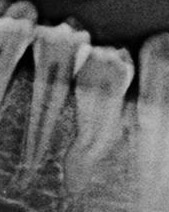
%> input picture overlapping_rekap/16_L_05.jpg, 169 x 212 px
$ octave regionprops_meanshift.m   (GNU Octave 9; MATLAB toolbox functions it lacks are replaced by stand-ins)
%> lines starting %> are read from the running program, lines starting %| are printed output that depends on the picture; in (x1, y1, x2, y2) boxes, pixels count from 0 and x2, y2 are one past the last pixel; in counts of white or black regions, pixels touching at a corner belong together; the program's own positions count from 1
### mCoordinate.m
function [M R] = mCoordinate(I)
% I = imread('D:\MAGISTER INFORMATIKA\Computer Vision\BISMILLAH PROJECT AKHIR VISKOM\Coding\overlapping_rekap\16_L_10.jpg');
if size(I,3)==3
    I = rgb2gray(I);
end
% I = adapthisteq(I);
x = imhist(I); % buat histogram
% [4 lines of commented-out code are left out]
[m n] = size(x); %ambil nilai size maksimum imhist yaitu 255
% no_z = find(x); %mengambil bin yang non-zero value

%partisi histrogram menjadi 4
p1 = x(1:64,:);
p2 = x(65:128,:);
p3 = x(129:192,:);
p4 = x(193:255,:);
p34 = x(129:255,:);
% [pixelCounts grayLevels] = imhist(I);
T = graythresh(uint8(p3));
Th = otsu_func(x);
% [9 lines of commented-out code are left out]
Ie = adapthisteq(I);  %adapthisteq sebelum masuk segmentasi
It = im2bw(Ie,Th);
R = morphProcess(It,'square',6);

% BW = imbinarize(I,Th);
figure;
imshow(R)
pp = regionprops(R,'Area','Centroid');
amt = size(pp,1);
M = zeros(amt,2);

for i=1 : size(pp,1)
    M(i,:)= round(pp(i).Centroid);
end
end
% i need coordinates

### otsu_func.m
%% ISP Lab 9 Otsu Thresholding
% AliArshad Kothawala
% 7/04/15
function [threshold] = otsu_func(n)
if nargin < 2
% n=imhist(I); % Compute the histogram
N=sum(n); % sum the values of all the histogram values
max=0; %initialize maximum to zero
%%================================================================================================
for i=192:256
    P(i)=n(i)/N; %Computing the probability of each intensity level
end
%%================================================================================================
for T=192:255      % step through all thresholds from 2 to 255
    w0=sum(P(192:T)); % Probability of class 1 (separated by threshold)
    w1=sum(P(T+1:256)); %probability of class2 (separated by threshold)
    u0=dot([191:T-1],P(192:T))/w0; % class mean u0
    u1=dot([T:255],P(T+1:256))/w1; % class mean u1
    sigma=w0*w1*((u1-u0)^2); % compute sigma i.e variance(between class)
    if sigma>max % compare sigma with maximum
        max=sigma; % update the value of max i.e max=sigma
        threshold=T-1; % desired threshold corresponds to maximum variance of between class
    end

end
threshold = threshold/255;
%%====================================================================================================
% bw=im2bw(I,threshold/255); % Convert to Binary Image
% figure(3),imshow(bw); % Display the Binary Image
%%====================================================================================================
end

### morphProcess.m
function R=morphProcess(Ig,strelShape,strelSize)
%Morphologi terdiri dari Eroding, Dilation dengan strelShape dan strelSize
%Input Gambar (Ig) merupakan Binary
%Output R merupakan hasil Morphologi
[baris kolom] = size(Ig);
SE = strel(strelShape, strelSize);
Ier=imerode(Ig,SE);
Idil=imdilate(Ier,SE);
R=Ig*0;
% [9 lines of commented-out code are left out]
R = Idil;
end

### edison_matlab_interface/msseg.m
% Performing mean_shift image segmentation using EDISON code implementation
% of Comaniciu's paper with a MEX wrapper from Shai Bagon. links at bottom
% of help
%
% Usage:
%   [S L] = msseg(I,hs,hr,M)
%
% Inputs:
%   I  - original image in RGB or grayscale
%   hs - spatial bandwith for mean shift analysis
%   hr - range bandwidth for mean shift analysis
%   M  - minimum size of final output regions
%
% Outputs:
%   S  - segmented image
%   L  - resulting label map
%
% Links:
% Comaniciu's Paper
%  http://www.caip.rutgers.edu/riul/research/papers/abstract/mnshft.html
% EDISON code
%  http://www.caip.rutgers.edu/riul/research/code/EDISON/index.html
% Shai's mex wrapper code
%  http://www.wisdom.weizmann.ac.il/~bagon/matlab.html
%
% Author:
%  This file and re-wrapping by Shawn Lankton (www.shawnlankton.com)
%  Nov. 2007
%------------------------------------------------------------------------

function [S L] = msseg(I,hs,hr,M)
  gray = 0;
  if(size(I,3)==1)
    gray = 1;
    I = repmat(I,[1 1 3]);
  end

  if(nargin < 4)
    hs = 10; hr = 7; M = 30;
  end

  [fimg labels modes regsize grad conf] = edison_wrapper(I,@RGB2Luv,...
      'SpatialBandWidth',hs,'RangeBandWidth',hr,...
      'MinimumRegionArea',M,'speedup',2);

  S = Luv2RGB(fimg);
  L = labels;

  if(gray == 1)
    S = rgb2gray(S);
  end

### edison_matlab_interface/edison_wrapper.m
function [varargout] = edison_wrapper(rgbim, featurefun, varargin)
%
% Performing mean_shift operation on image
%
% Usage:
%   [fimage labels modes regSize grad conf] = edison_wrapper(rgbim, featurefunc, ...)
%
% Inputs:
%   rgbim - original image in RGB space
%   featurefunc - converting RGB to some feature space in which to perform
%                 the segmentation, like @RGB2Lab etc.
%
% Allowed parameters:
%   'steps'       - What steps the algorithm should perform:
%                   1 - only mean shift filtering
%                   2 - filtering and region fusion [default]
%   'synergistic' - perform synergistic segmentation [true]|false
%   'SpatialBandWidth' - segmentation spatial radius (integer) [7]
%   'RangeBandWidth'   - segmentation feature space radius (float) [6.5]
%   'MinimumRegionArea'- minimum segment area (integer) [20]
%   'SpeedUp'          - algorithm speed up {1,2,3} [2]
%   'GradientWindowRadius' - synergistic parameters (integer) [2]
%   'MixtureParameter' - synergistic parameter (float 0,1) [.3]
%   'EdgeStrengthThreshold'- synergistic parameter (float 0,1) [.3]
%
% Outputs:
%   fimage  - the result in feature space
%   labels  - labels of regions [if steps==2]
%   modes   - list of all modes [if steps==2]
%   regSize - size, in pixels, of each region [if steps==2]
%   grad    - gradient map      [if steps==2 and synergistic]
%   conf    - confidence map    [if steps==2 and synergistic]
%


% rgbim must be of type uint8
if ~isa(rgbim,'uint8'),
    if max(rgbim(:)) <= 1,
        rgbim = im2uint8(rgbim);
    else
        rgbim = uint8(rgbim);
    end
end
imsiz = size(rgbim);

fim = im2single(rgbim);
fim = single(featurefun(fim));

rgbim = permute(rgbim,[3 2 1]);
fim = permute(fim, [3 2 1]);

p = parse_inputs(varargin);

labels = [];
modes =[];
regSize = [];
grad = [];
conf = [];

if p.steps == 1
    [fimage] = edison_wrapper_mex(fim, rgbim, p);
else
    if p.synergistic
        [fimage labels modes regSize grad conf]  = edison_wrapper_mex(fim, rgbim, p);
    else
        [fimage labels modes regSize]  = edison_wrapper_mex(fim, rgbim, p);
    end
    grad = reshape(grad,imsiz([2 1]))';
    conf = reshape(conf',imsiz([2 1]))';
end
fimage = permute(fimage, [3 2 1]);

if nargout >= 1, varargout{1} = fimage; end;
if nargout >= 2, varargout{2} = labels'; end;
if nargout >= 3, varargout{3} = modes; end;
if nargout >= 4, varargout{4} = regSize; end;
if nargout >= 5, varargout{5} = grad; end;
if nargout >= 6, varargout{6} = conf; end;


%--------------------------------------------------------%
function [p] = parse_inputs(args)
% Allowed parameters
%   'steps'       - What steps the algorithm should perform:
%                   1 - only mean shift filtering
%                   2 - filtering and region fusion [defualt]
%   'synergistic' - perform synergistic segmentation [true]|false
%   'SpatialBandWidth' - segmentation spatial radius (integer) [7]
%   'RangeBandWidth'   - segmentation feature space radius (float) [6.5]
%   'MinimumRegionArea'- minimum segment area (integer) [20]
%   'SpeedUp'          - algorithm speed up {0,1,2} [1]
%   'GradientWindowRadius' - synergistic parameters (integer) [2]
%   'MixtureParameter' - synergistic parameter (float 0,1) [.3]
%   'EdgeStrengthThreshold'- synergistic parameter (float 0,1) [.3]


% convert ars to parameters - then init all the rest according to defualts
try
    p = struct(args{:});
catch
    error('edison_wrapper:parse_inputs','Cannot parse arguments');
end

% % modes of operation
% -. edge detection -- currently unsupported
% 1. Filtering
% 2. Fusing regions
% 3. Segmentation
if ~isfield(p,'steps')
    p.steps = 2;
end
if p.steps ~= 1 && p.steps ~=2
    error('edison_wrapper:parse_inputs','steps must be either 1 or 2');
end

% % parameters
% Flags
% 1. synergistic
if ~isfield(p,'synergistic')
    p.synergistic = true;
end
p.synergistic = logical(p.synergistic);

% Mean Shift Segmentation parameters
% SpatialBandWidth [integer]
if ~isfield(p,'SpatialBandWidth')
    p.SpatialBandWidth = 7;
end
if p.SpatialBandWidth < 0 || p.SpatialBandWidth ~= round(p.SpatialBandWidth)
    error('edison_wrapper:parse_inputs','SpatialBandWidth must be a positive integer');
end
% RangeBandWidth [float]
if ~isfield(p,'RangeBandWidth')
    p.RangeBandWidth = 6.5;
end
if p.RangeBandWidth < 0
    error('edison_wrapper:parse_inputs','RangeBandWidth must be positive');
end
% MinimumRegionArea [integer]
if ~isfield(p,'MinimumRegionArea')
    p.MinimumRegionArea = 20;
end
if p.MinimumRegionArea < 0 || p.MinimumRegionArea ~= round(p.MinimumRegionArea)
    error('edison_wrapper:parse_inputs','MinimumRegionArea must be a positive integer');
end
% SpeedUp
if ~isfield(p,'SpeedUp')
    p.SpeedUp = 2;
end
if p.SpeedUp ~=1 && p.SpeedUp ~= 2 && p.SpeedUp ~= 3
    error('edison_wrapper:parse_inputs','SpeedUp must be either 1, 2 or 3');
end
% Synergistic Segmentation parameters
% GradientWindowRadius [integer]
if ~isfield(p,'GradientWindowRadius')
    p.GradientWindowRadius = 2;
end
if p.GradientWindowRadius < 0 || p.GradientWindowRadius ~= round(p.GradientWindowRadius)
    error('edison_wrapper:parse_inputs','GradientWindowRadius must be a positive integer');
end
% MixtureParameter [float (0,1)]
if ~isfield(p,'MixtureParameter')
    p.MixtureParameter = .3;
end
if p.MixtureParameter < 0 || p.MixtureParameter > 1
    error('edison_wrapper:parse_inputs','MixtureParameter must be between zero and one');
end
% EdgeStrengthThreshold [float (0,1)]
if ~isfield(p,'EdgeStrengthThreshold')
    p.EdgeStrengthThreshold = .3;
end
if p.EdgeStrengthThreshold < 0 || p.EdgeStrengthThreshold > 1
    error('edison_wrapper:parse_inputs','MixtureParameter must be between zero and one');
end

% % Currently unsupported
% Edge Detection Parameters
% GradientWindowRadius [integer]
% MinimumLength [integer]
% NmxRank [float (0,1)]
% NmxConf [float (0,1)]
% NmxType
% HysterisisHighRank [float (0,1)]
% HysterisisHighConf [float (0,1)]
% HysterisisHighType
% HysterisisLowRank [float (0,1)]
% HysterisisLowConf [float (0,1)]
% HysterisisLowType

% %

### edison_matlab_interface/RGB2Luv.m
function luvim = RGB2Luv(im)

if size(im,3) ~= 3
    error('im must have three color channels');
end
if ~isa(im,'float')
    im = im2single(im);
end
if (max(im(:)) > 1)
    im = im./255;
end

XYZ = [.4125 .3576 .1804; .2125 .7154 .0721; .0193 .1192 .9502];
Yn = 1.0;
Lt = .008856;
Up = 0.19784977571475;
Vp = 0.46834507665248;
imsiz = size(im);
im = permute(im,[3 1 2]);
im = reshape(im,[3 prod(imsiz(1:2))]);
xyz = reshape((XYZ*im)',imsiz);
x = xyz(:,:,1);
y = xyz(:,:,2);
z = xyz(:,:,3);

l0 = y./Yn;
l = l0;
l(l0>Lt) = 116.*(l0(l0>Lt).^(1/3)) - 16;
l(l0<=Lt) = 903.3*l0(l0<=Lt);
c = x + 15*y + 3 * z;
u = 4*ones(imsiz(1:2),class(im));
v = (9/15)*ones(imsiz(1:2),class(im));
u(c~=0) = 4*x(c~=0)./c(c~=0);
v(c~=0) = 9*y(c~=0)./c(c~=0);

u = 13*l.*(u-Up);
v = 13*l.*(v-Vp);

luvim = cat(3,l,u,v);

### regionprops_meanshift.m
clc;
clear all;
close all;
% I = imread('D:\Kuliah\Semester II\Visi Komputer\Program FP VISKOM\overlapping_rekap\16_L_05.JPG');
% I = imread('D:\Kuliah\Semester II\Visi Komputer\Program FP VISKOM\non-overlapping_rekap\16_L_07.JPG');
[filename path]=uigetfile({'*.jpg';'*.bmp';'*.jpeg'},'Select the Image:');
%> the answer given: overlapping_rekap/16_L_05.jpg
I=imread([path filename]);
%> I is the input picture: size 212x169 uint8; min 0, max 196, mean 98
if size(I,3)==3
    I = rgb2gray(I);
end
% I = adapthisteq(I,'NumTiles',[8 8],'clipLimit',0.01);
[mark R] = mCoordinate(I);
%> in mCoordinate, `x = imhist(I);`: x = 256 values, max 372 at index 121, min 0 at index 193, mean 140
%> in mCoordinate, `p1 = x(1:64,:);`: p1 = 64 values, max 252 at index 48, min 73 at index 14, mean 151
%> in mCoordinate, `p2 = x(65:128,:);`: p2 = 64 values, max 372 at index 57, min 155 at index 25, mean 238.4
%> in mCoordinate, `p3 = x(129:192,:);`: p3 = 64 values, max 328 at index 3, min 3 at index 63, mean 170.3
%> in mCoordinate, `p4 = x(193:255,:);`: p4 = 63 values, max 4 at index 2, min 0 at index 1, mean 0.127
%> in mCoordinate, `p34 = x(129:255,:);`: p34 = 127 values, max 328 at index 3, min 0 at index 65, mean 85.88
%> in mCoordinate, `T = graythresh(uint8(p3));`: T = 0.531
%> in otsu_func, `N=sum(n);`: N = 35828
%> after the loop in otsu_func, `for i=192:256`: P = 256 values, max 0.000112 at index 194, min 0 at index 1, mean 1.2e-06
%> the loop in otsu_func, `for T=192:255` made 64 passes
%> (w0, w1, u0, u1, max) on passes 1, 3: (8.37e-05, 0.000223, 191, 194, 1.68e-07), (0.000195, 0.000112, 192.1, 195, 1.78e-07)
%> (w0, w1, u0, u1, sigma) on passes 2, 4, 5, 6, 7, 8: (8.37e-05, 0.000223, 191, 194, 1.68e-07), (0.000223, 8.37e-05, 192.4, 195.3, 1.64e-07), (0.000279, 2.79e-05, 192.9, 196, 7.49e-08), (0.000307, 0, 193.2, NaN, NaN), (0.000307, 0, 193.2, NaN, NaN), (0.000307, 0, 193.2, NaN, NaN)
%> after the loop in otsu_func, `for T=192:255`: threshold = 193
%> in otsu_func, `threshold = threshold/255;`: threshold = 0.757
%> in mCoordinate, `Ie = adapthisteq(I);`:
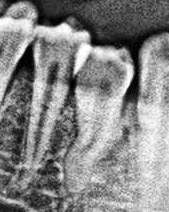
%> Ie: size 212x169 uint8; min 0, max 255, mean 134.6
%> in mCoordinate, `It = im2bw(Ie,Th);`:
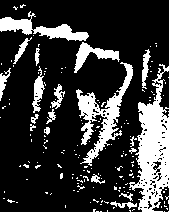
%> It: size 212x169 logical; 21.7% white; 171 white regions (152 under 20 px), largest, box (x1, y1, x2, y2) and area: (129, 64, 169, 212) 2888, (76, 62, 133, 166) 1650, (0, 11, 89, 41) 946
%> in morphProcess, `Ier=imerode(Ig,SE);`:
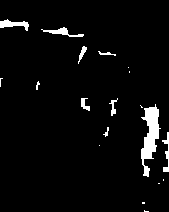
%> Ier: size 212x169 logical; 4% white; 19 white regions (10 under 20 px), largest, box (x1, y1, x2, y2) and area: (141, 104, 161, 177) 715, (0, 19, 29, 31) 166, (41, 27, 84, 37) 148
%> in morphProcess, `Idil=imdilate(Ier,SE);`:
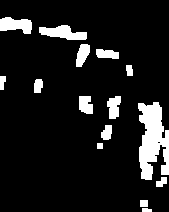
%> Idil: size 212x169 logical; 10.8% white; 15 white regions, largest, box (x1, y1, x2, y2) and area: (138, 102, 169, 180) 1618, (39, 25, 87, 40) 448, (0, 17, 32, 34) 387
%> in morphProcess, `R=Ig*0;`: R: size 212x169 double; every value is 0
%> in mCoordinate, `pp = regionprops(R,'Area','Centroid');`: pp = 15 regions; largest, Area and Centroid: 1618 [153.4 140.7], 448 [63.7 33.6], 387 [16.5 25.5], 235 [114.6 107.6], 220 [83.1 55.2]
%> in mCoordinate, `amt = size(pp,1);`: amt = 15
%> the loop in mCoordinate, `for i=1 : size(pp,1)` made 15 passes
%> after the loop in mCoordinate, `for i=1 : size(pp,1)`: M = 15 rows, first 12: [17 26; 3 83; 39 86; 64 34; 83 55; 86 105; 108 55; 101 147; 108 133; 115 108; 130 71; 153 141]
%> mark has the same summary as M in mCoordinate
imshow(R);
% I = histeq(I);
addpath('edison_matlab_interface/');
% figure, imshow(I);

hs = 9;
hr = 13;
M = 11;
[S,L] = msseg(I,hs,hr,M);
%> in edison_wrapper, `fim = single(featurefun(fim));`:
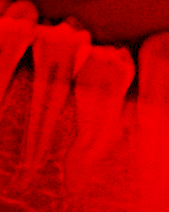
%> fim: size 212x169x3 single; mean R, G, B 65.2, 0, 0; drawn with min black and max white
%> in parse_inputs, `p = struct(args{:});`: p = {SpatialBandWidth 9, RangeBandWidth 13, MinimumRegionArea 11, speedup 2}
%> in parse_inputs, `p.synergistic = logical(p.synergistic);`: p.synergistic = true
%> in edison_wrapper, `p = parse_inputs(varargin);`: p = {SpatialBandWidth 9, RangeBandWidth 13, MinimumRegionArea 11, speedup 2, steps 2, synergistic true}
%> the run ends on the next line

$ run again, with overlapping_rekap/16_L_10.jpg copied over overlapping_rekap/16_L_05.jpg
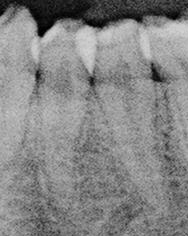
%> input picture overlapping_rekap/16_L_10.jpg, 188 x 236 px
%> I is the input picture: size 236x188 uint8; min 0, max 212, mean 134.2
%> x = 256 values, max 673 at index 154, min 0 at index 214, mean 173.3
%> p1 = 64 values, max 88 at index 29, min 9 at index 2, mean 53.78
%> p2 = 64 values, max 495 at index 64, min 35 at index 9, mean 174.3
%> p3 = 64 values, max 673 at index 26, min 80 at index 60, mean 447.9
%> p4 = 63 values, max 89 at index 5, min 0 at index 22, mean 17.48
%> p34 = 127 values, max 673 at index 26, min 0 at index 86, mean 234.4
%> T = 0.733
%> N = 44368
%> after the loop in otsu_func, `for i=192:256`: P = 256 values, max 0.00201 at index 197, min 0 at index 1, mean 0.000104
%> the loop in otsu_func, `for T=192:255` made 64 passes
%> (w0, w1, u0, u1, sigma, max) on passes 1 to 8: (0.00192, 0.0248, 191, 198.6, 0.00275, 0.00275), (0.00372, 0.023, 191.5, 199.1, 0.005, 0.005), (0.00552, 0.0212, 192, 199.6, 0.00689, 0.00689), (0.00742, 0.0193, 192.5, 200.2, 0.0085, 0.0085), (0.00902, 0.0177, 192.9, 200.7, 0.00954, 0.00954), (0.011, 0.0157, 193.5, 201.3, 0.0105, 0.0105), (0.0127, 0.014, 194, 201.8, 0.0109, 0.0109), (0.0147, 0.012, 194.5, 202.4, 0.011, 0.011)
%> after the loop in otsu_func, `for T=192:255`: threshold = 198
%> in otsu_func, `threshold = threshold/255;`: threshold = 0.776
%> in mCoordinate, `It = im2bw(Ie,Th);`:
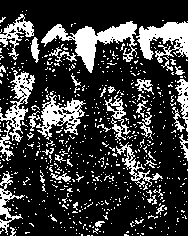
%> It: size 236x188 logical; 23.3% white; 663 white regions (618 under 20 px), largest, box (x1, y1, x2, y2) and area: (41, 21, 137, 73) 1643, (136, 21, 188, 63) 1199, (36, 95, 86, 140) 885
%> Ier: size 236x188 logical; 2.3% white; 13 white regions (8 under 20 px), largest, box (x1, y1, x2, y2) and area: (142, 24, 188, 55) 399, (77, 29, 94, 66) 365, (100, 24, 133, 38) 185, (47, 29, 61, 39) 31, (45, 114, 57, 119) 26
%> Idil: size 236x188 logical; 5.8% white; 12 white regions (1 under 20 px), largest, box (x1, y1, x2, y2) and area: (140, 22, 188, 58) 862, (75, 27, 97, 69) 660, (98, 22, 136, 41) 460
%> R: size 236x188 double; every value is 0
%> pp = 12 regions; largest, Area and Centroid: 862 [164.7 36.5], 660 [87.1 46.2], 460 [118.6 33.1], 181 [54.7 34.4], 136 [51.3 117.5]
%> amt = 12
%> the loop in mCoordinate, `for i=1 : size(pp,1)` made 12 passes
%> after the loop in mCoordinate, `for i=1 : size(pp,1)`: M = [3 202; 4 211; 22 112; 30 27; 35 51; 51 117; 55 34; 87 46; 119 33; 165 37; 182 99; 187 103]
%> mark has the same summary as M in mCoordinate
%> I: size 236x188x3 uint8
%> in edison_wrapper, `fim = single(featurefun(fim));`:
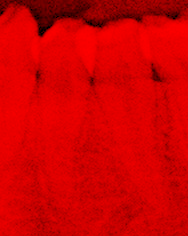
%> fim: size 236x188x3 single; mean R, G, B 76.2, 0, 0; drawn with min black and max white
%> in parse_inputs, `p = struct(args{:});`: p = {SpatialBandWidth 9, RangeBandWidth 13, MinimumRegionArea 11, speedup 2}
%> p.synergistic = true
%> in edison_wrapper, `p = parse_inputs(varargin);`: p = {SpatialBandWidth 9, RangeBandWidth 13, MinimumRegionArea 11, speedup 2, steps 2, synergistic true}

$ run again, with overlapping_rekap/16_L_12.jpg copied over overlapping_rekap/16_L_05.jpg
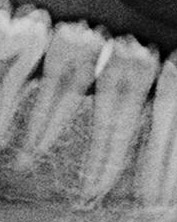
%> input picture overlapping_rekap/16_L_12.jpg, 177 x 222 px
%> I is the input picture: size 222x177 uint8; min 0, max 216, mean 127.1
%> x = 256 values, max 551 at index 157, min 0 at index 215, mean 153.5
%> p1 = 64 values, max 160 at index 25, min 18 at index 2, mean 80.53
%> p2 = 64 values, max 306 at index 64, min 54 at index 1, mean 169.6
%> p3 = 64 values, max 551 at index 29, min 79 at index 64, mean 350.2
%> p4 = 63 values, max 77 at index 1, min 0 at index 23, mean 13.84
%> p34 = 127 values, max 551 at index 29, min 0 at index 87, mean 183.3
%> T = 0.81
%> N = 39294
%> after the loop in otsu_func, `for i=192:256`: P = 256 values, max 0.00201 at index 192, min 0 at index 1, mean 9.45e-05
%> the loop in otsu_func, `for T=192:255` made 64 passes
%> (w0, w1, u0, u1, sigma, max) on passes 1 to 8: (0.00201, 0.0222, 191, 199, 0.00283, 0.00283), (0.00397, 0.0202, 191.5, 199.6, 0.00533, 0.00533), (0.0057, 0.0185, 192, 200.3, 0.00729, 0.00729), (0.00748, 0.0167, 192.4, 200.9, 0.00902, 0.00902), (0.00909, 0.0151, 192.9, 201.6, 0.0103, 0.0103), (0.0106, 0.0136, 193.3, 202.2, 0.0113, 0.0113), (0.012, 0.0122, 193.8, 202.8, 0.0119, 0.0119), (0.0134, 0.0108, 194.2, 203.4, 0.0122, 0.0122)
%> after the loop in otsu_func, `for T=192:255`: threshold = 199
%> in otsu_func, `threshold = threshold/255;`: threshold = 0.78
%> in mCoordinate, `It = im2bw(Ie,Th);`:
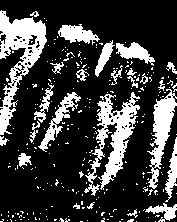
%> It: size 222x177 logical; 24.2% white; 265 white regions (240 under 20 px), largest, box (x1, y1, x2, y2) and area: (0, 10, 47, 135) 2215, (84, 92, 140, 196) 2022, (147, 89, 177, 189) 1166
%> Ier: size 222x177 logical; 4% white; 25 white regions (16 under 20 px), largest, box (x1, y1, x2, y2) and area: (0, 15, 43, 44) 477, (156, 100, 172, 143) 365, (108, 130, 128, 172) 170
%> Idil: size 222x177 logical; 11.3% white; 20 white regions, largest, box (x1, y1, x2, y2) and area: (0, 13, 46, 47) 931, (154, 98, 175, 146) 710, (103, 128, 131, 183) 588
%> R: size 222x177 double; every value is 0
%> pp = 20 regions; largest, Area and Centroid: 931 [22.5 30.6], 710 [164.1 120.3], 588 [116.8 153.5], 383 [76.6 34.3], 346 [134.1 52.3]
%> amt = 20
%> the loop in mCoordinate, `for i=1 : size(pp,1)` made 20 passes
%> after the loop in mCoordinate, `for i=1 : size(pp,1)`: M = 20 rows, first 12: [22 31; 3 55; 5 121; 20 46; 25 160; 35 57; 50 138; 59 118; 77 34; 106 55; 105 112; 107 121]
%> mark has the same summary as M in mCoordinate
%> I: size 222x177x3 uint8
%> in edison_wrapper, `fim = single(featurefun(fim));`:
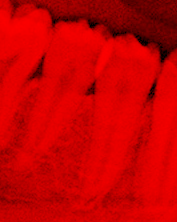
%> fim: size 222x177x3 single; mean R, G, B 73.7, 0, 0; drawn with min black and max white
%> in parse_inputs, `p = struct(args{:});`: p = {SpatialBandWidth 9, RangeBandWidth 13, MinimumRegionArea 11, speedup 2}
%> p.synergistic = true
%> in edison_wrapper, `p = parse_inputs(varargin);`: p = {SpatialBandWidth 9, RangeBandWidth 13, MinimumRegionArea 11, speedup 2, steps 2, synergistic true}
